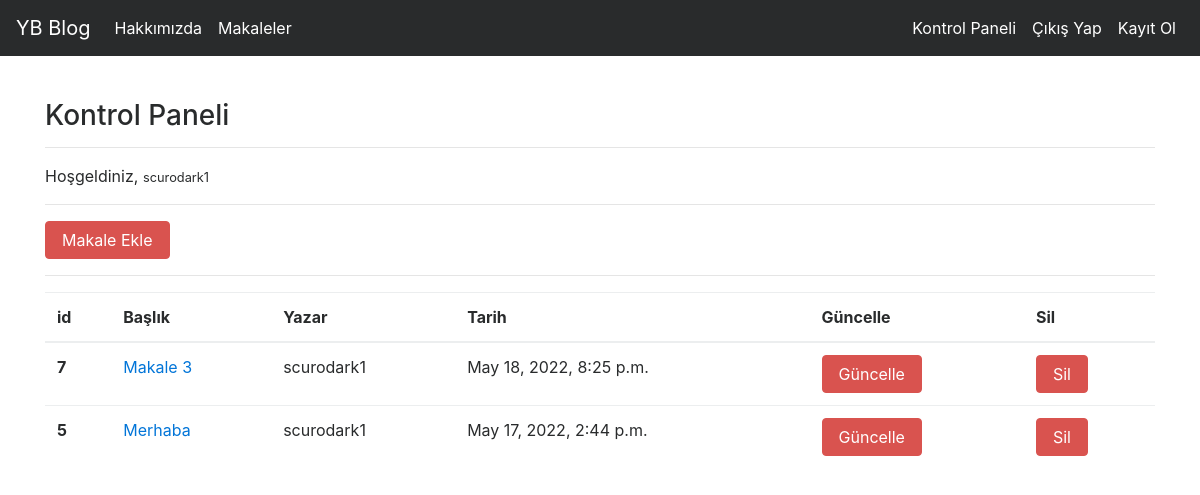
Screenshot of /articles/dashboard/ (signed in) with the database file from the repository.
### article/models.py (models this page shows, shortened)
class Article(models.Model):
    author = models.ForeignKey("auth.User", on_delete=models.CASCADE, verbose_name="yazar")
    title = models.CharField(max_length=50,verbose_name="başlık")
    content = RichTextField()
    created_date = models.DateTimeField(auto_now_add = True, verbose_name="Oluşturulma Tarihi")
    article_image = models.FileField(blank = True,null = True, verbose_name="Makaleye Fotoğraf Ekleyin")
    class Meta:
        ordering = ['-created_date']

### article/views.py (the view)
# urls.py: path('dashboard/',views.dashboard,name = "dashboard"),
@login_required(login_url = "user:login")
def dashboard(request):
    articles = Article.objects.filter(author = request.user)
    context = {
        "articles":articles
    }
    return render(request,"dashboard.html",context)

### templates/dashboard.html (shortened to what this page needs)
{% extends "layout.html" %}
{% block body %}
<h3>Kontrol Paneli</h3>
<hr>
<p>
    Hoşgeldiniz, <small>{{request.user.username}}</small>
</p>
<hr>
<a class="btn btn-danger" href="/articles/addarticle">Makale Ekle</a>
<hr>
{% if articles %}
<table class="table">
    <thead>
      <tr>
        <th scope="col">id</th>
        <th scope="col">Başlık</th>
        <th scope="col">Yazar</th>
        <th scope="col">Tarih</th>
        <th scope="col">Güncelle</th>
        <th scope="col">Sil</th>
      </tr>
    </thead>
    <tbody>
        {% for article in articles %}
        <tr>
            <th scope="row">{{article.id}}</th>
            <td> <a href="/articles/article/{{article.id}}" >{{article.title}}</a></td>
            <td>{{article.author.username}}</td>
            <td>{{article.created_date}}</td>
            <td><a href="/articles/update/{{article.id}}" class="btn btn-danger">Güncelle</a></td>
            <td><a href="/articles/delete/{{article.id}}" class="btn btn-danger">Sil</a></td>
          </tr>
        {% endfor %}
{% endif %}
{% endblock body %}

### rows the page displays
Article: id "7", title "Makale 3", author.username "scurodark1", created_date "May 18, 2022, 8:25 p.m."
Article: id "5", title "Merhaba", author.username "scurodark1", created_date "May 17, 2022, 2:44 p.m."

### other values shown
{{ request.user.username }} "scurodark1"
